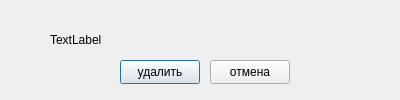
<?xml version="1.0" encoding="UTF-8"?>
<ui version="4.0">
 <class>deletegroupgialog</class>
 <widget class="QDialog" name="deletegroupgialog">
  <property name="geometry">
   <rect>
    <x>0</x>
    <y>0</y>
    <width>400</width>
    <height>100</height>
   </rect>
  </property>
  <property name="windowTitle">
   <string>Dialog</string>
  </property>
  <widget class="QPushButton" name="pb_confirm_delete_group">
   <property name="geometry">
    <rect>
     <x>120</x>
     <y>60</y>
     <width>80</width>
     <height>24</height>
    </rect>
   </property>
   <property name="text">
    <string>удалить</string>
   </property>
  </widget>
  <widget class="QPushButton" name="pb_cancel_delete_group">
   <property name="geometry">
    <rect>
     <x>210</x>
     <y>60</y>
     <width>80</width>
     <height>24</height>
    </rect>
   </property>
   <property name="text">
    <string>отмена</string>
   </property>
  </widget>
  <widget class="QLabel" name="label">
   <property name="geometry">
    <rect>
     <x>50</x>
     <y>30</y>
     <width>291</width>
     <height>20</height>
    </rect>
   </property>
   <property name="text">
    <string>TextLabel</string>
   </property>
  </widget>
 </widget>
 <resources/>
 <connections>
  <connection>
   <sender>pb_cancel_delete_group</sender>
   <signal>released()</signal>
   <receiver>deletegroupgialog</receiver>
   <slot>reject()</slot>
   <hints>
    <hint type="sourcelabel">
     <x>249</x>
     <y>71</y>
    </hint>
    <hint type="destinationlabel">
     <x>199</x>
     <y>49</y>
    </hint>
   </hints>
  </connection>
  <connection>
   <sender>pb_confirm_delete_group</sender>
   <signal>released()</signal>
   <receiver>deletegroupgialog</receiver>
   <slot>accept()</slot>
   <hints>
    <hint type="sourcelabel">
     <x>159</x>
     <y>71</y>
    </hint>
    <hint type="destinationlabel">
     <x>199</x>
     <y>49</y>
    </hint>
   </hints>
  </connection>
 </connections>
</ui>
